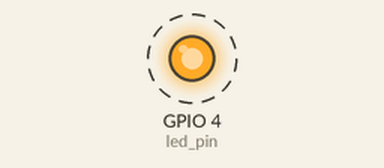
Simulated run of this program. Board: Raspberry Pi (BCM pin numbers). Shown: output pins drawn as LEDs (lit = HIGH). Dashed ring = blinking. What the program prints to the terminal is not drawn.

Above: at 0.5 s.
Timing chart, 0 to 4.6 s (numbered marks = the images above):
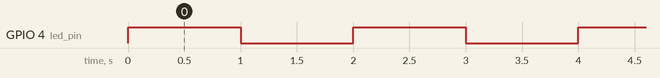

Measured:
- by itself, GPIO 4 (led_pin): alternates HIGH for 1.0 s and LOW for 1.0 s

The program:

raspberry_atividade2.py
```python
import RPi.GPIO as GPIO
import time
led_pin = 4	# GPIO4 - pin 7
GPIO.setmode(GPIO.BCM) # Referencia aos pinos pelo número Broadcom SOC channel
GPIO.setup(led_pin, GPIO.OUT)
try:
	while 1:
		print("led ligado")
		GPIO.output(led_pin, True)
		time.sleep(1)
		print("led desligado")
		GPIO.output(led_pin, False)
		time.sleep(1)
except KeyboardInterrupt:
	GPIO.cleanup()
print("fim")
```
